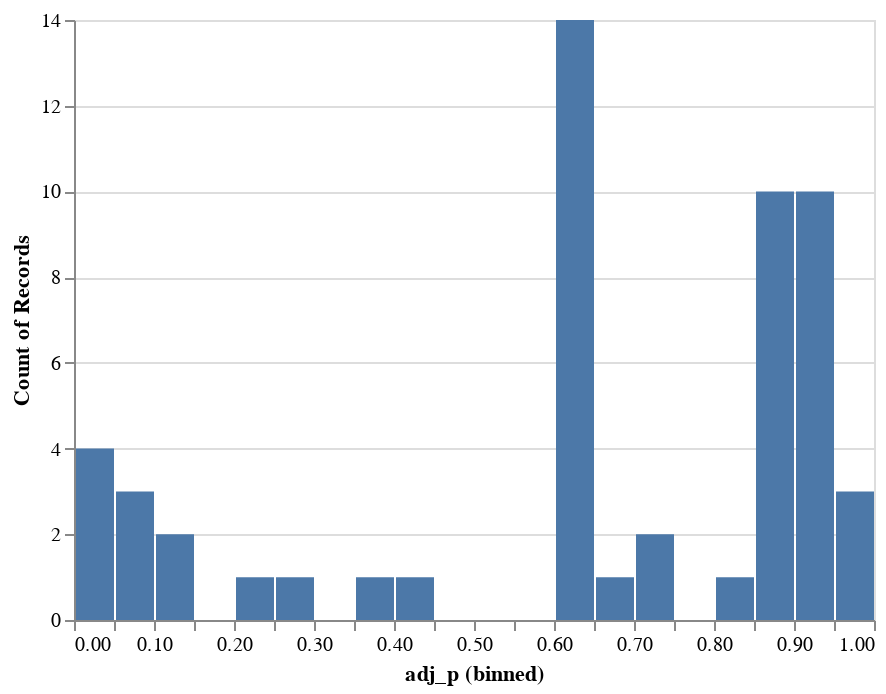

Notebook code cell kept with this figure:
### Code cell
alt.Chart(all_results).mark_bar().encode(
    x=alt.X(
        "adj_p",
        bin=alt.Bin(step=0.05)
    ),
    y=alt.Y(
        "count()"
    )
)

### Figure 1 — Vega-Lite specification as saved in the notebook (floating-point values rounded to 4 significant figures)
{"config": {"view": {"continuousWidth": 400, "continuousHeight": 300}}, "data": {"name": "data-20ac7ccbad196da9e139c3fb19be76b6"}, "mark": "bar", "encoding": {"x": {"type": "quantitative", "bin": {"step": 0.05}, "field": "adj_p"}, "y": {"type": "quantitative", "aggregate": "count"}}, "$schema": "https://vega.github.io/schema/vega-lite/v4.8.1.json", "datasets": {"data-20ac7ccbad196da9e139c3fb19be76b6": [{"cancer_type": "brca", "cnv_event": "8p_loss", "variable": "Age_group", "pval": 0.2459, "adj_p": 0.6132}, {"cancer_type": "brca", "cnv_event": "8p_loss", "variable": "Race", "pval": 0.6647, "adj_p": 0.8927}, {"cancer_type": "brca", "cnv_event": "8p_loss", "variable": "Stage", "pval": 0.9734, "adj_p": 0.9734}, {"cancer_type": "brca", "cnv_event": "8p_loss", "variable": "PAM50", "pval": 0.6682, "adj_p": 0.8927}, {"cancer_type": "brca", "cnv_event": "8p_loss", "variable": "NMF.v2.1", "pval": 0.9377, "adj_p": 0.9554}, {"cancer_type": "brca", "cnv_event": "8q_gain", "variable": "Age_group", "pval": 0.838, "adj_p": 0.9235}, {"cancer_type": "brca", "cnv_event": "8q_gain", "variable": "Race", "pval": 0.2232, "adj_p": 0.6132}, {"cancer_type": "brca", "cnv_event": "8q_gain", "variable": "Stage", "pval": 0.6746, "adj_p": 0.8927}, {"cancer_type": "brca", "cnv_event": "8q_gain", "variable": "PAM50", "pval": 0.001121, "adj_p": 0.02017}, {"cancer_type": "brca", "cnv_event": "8q_gain", "variable": "NMF.v2.1", "pval": 0.000461, "adj_p": 0.02017}, {"cancer_type": "colon", "cnv_event": "8p_loss", "variable": "Age_group", "pval": 0.04483, "adj_p": 0.2421}, {"cancer_type": "colon", "cnv_event": "8p_loss", "variable": "Gender", "pval": 0.299, "adj_p": 0.621}, {"cancer_type": "colon", "cnv_event": "8p_loss", "variable": "Stage", "pval": 0.2492, "adj_p": 0.6132}, {"cancer_type": "colon", "cnv_event": "8p_loss", "variable": "Mucinous", "pval": 0.2308, "adj_p": 0.6132}, {"cancer_type": "colon", "cnv_event": "8q_gain", "variable": "Age_group", "pval": 0.8153, "adj_p": 0.9172}, {"cancer_type": "colon", "cnv_event": "8q_gain", "variable": "Gender", "pval": 0.7654, "adj_p": 0.9172}, {"cancer_type": "colon", "cnv_event": "8q_gain", "variable": "Stage", "pval": 0.6778, "adj_p": 0.8927}, {"cancer_type": "colon", "cnv_event": "8q_gain", "variable": "Mucinous", "pval": 0.6269, "adj_p": 0.8927}, {"cancer_type": "hnscc", "cnv_event": "8p_loss", "variable": "Age_group", "pval": 0.6111, "adj_p": 0.8927}, {"cancer_type": "hnscc", "cnv_event": "8p_loss", "variable": "alcohol_consum", "pval": 0.565, "adj_p": 0.8927}, {"cancer_type": "hnscc", "cnv_event": "8p_loss", "variable": "histologic_grade", "pval": 0.32, "adj_p": 0.64}, {"cancer_type": "hnscc", "cnv_event": "8p_loss", "variable": "patho_staging_curated", "pval": 0.05335, "adj_p": 0.2619}, {"cancer_type": "hnscc", "cnv_event": "8p_loss", "variable": "smoking_history", "pval": 0.2944, "adj_p": 0.621}, {"cancer_type": "hnscc", "cnv_event": "8p_loss", "variable": "tumor_site_curated", "pval": 0.5637, "adj_p": 0.8927}, {"cancer_type": "hnscc", "cnv_event": "8q_gain", "variable": "Age_group", "pval": 0.1048, "adj_p": 0.4355}, {"cancer_type": "hnscc", "cnv_event": "8q_gain", "variable": "alcohol_consum", "pval": 0.2665, "adj_p": 0.6132}, {"cancer_type": "hnscc", "cnv_event": "8q_gain", "variable": "histologic_grade", "pval": 0.9309, "adj_p": 0.9554}, {"cancer_type": "hnscc", "cnv_event": "8q_gain", "variable": "patho_staging_curated", "pval": 0.2725, "adj_p": 0.6132}, {"cancer_type": "hnscc", "cnv_event": "8q_gain", "variable": "smoking_history", "pval": 0.07889, "adj_p": 0.355}, {"cancer_type": "hnscc", "cnv_event": "8q_gain", "variable": "tumor_site_curated", "pval": 0.7394, "adj_p": 0.9172}, {"cancer_type": "lscc", "cnv_event": "8p_loss", "variable": "Age_group", "pval": 0.563, "adj_p": 0.8927}, {"cancer_type": "lscc", "cnv_event": "8p_loss", "variable": "Gender", "pval": 0.8938, "adj_p": 0.9463}, {"cancer_type": "lscc", "cnv_event": "8p_loss", "variable": "Stage", "pval": 0.1949, "adj_p": 0.6132}, {"cancer_type": "lscc", "cnv_event": "8p_loss", "variable": "Country.of.Origin", "pval": 0.3959, "adj_p": 0.7151}, {"cancer_type": "lscc", "cnv_event": "8p_loss", "variable": "Pack.Years.Smoked", "pval": 0.8081, "adj_p": 0.9172}, {"cancer_type": "lscc", "cnv_event": "8q_gain", "variable": "Age_group", "pval": 0.02388, "adj_p": 0.1433}, {"cancer_type": "lscc", "cnv_event": "8q_gain", "variable": "Gender", "pval": 0.4632, "adj_p": 0.8069}, {"cancer_type": "lscc", "cnv_event": "8q_gain", "variable": "Stage", "pval": 0.3973, "adj_p": 0.7151}, {"cancer_type": "lscc", "cnv_event": "8q_gain", "variable": "Country.of.Origin", "pval": 0.006063, "adj_p": 0.05457}, {"cancer_type": "lscc", "cnv_event": "8q_gain", "variable": "Pack.Years.Smoked", "pval": 0.2196, "adj_p": 0.6132}, {"cancer_type": "luad", "cnv_event": "8p_loss", "variable": "Age_group", "pval": 0.2661, "adj_p": 0.6132}, {"cancer_type": "luad", "cnv_event": "8p_loss", "variable": "Gender", "pval": 0.005557, "adj_p": 0.05457}, {"cancer_type": "luad", "cnv_event": "8p_loss", "variable": "BMI_range", "pval": 0.01837, "adj_p": 0.124}, {"cancer_type": "luad", "cnv_event": "8p_loss", "variable": "Stage", "pval": 0.7899, "adj_p": 0.9172}, {"cancer_type": "luad", "cnv_event": "8p_loss", "variable": "Region.of.Origin", "pval": 0.2506, "adj_p": 0.6132}, {"cancer_type": "luad", "cnv_event": "8p_loss", "variable": "Pack.Years.Smoked", "pval": 0.8105, "adj_p": 0.9172}, {"cancer_type": "luad", "cnv_event": "8q_gain", "variable": "Age_group", "pval": 0.007725, "adj_p": 0.05959}, {"cancer_type": "luad", "cnv_event": "8q_gain", "variable": "Gender", "pval": 0.6419, "adj_p": 0.8927}, {"cancer_type": "luad", "cnv_event": "8q_gain", "variable": "BMI_range", "pval": 0.003183, "adj_p": 0.04297}, {"cancer_type": "luad", "cnv_event": "8q_gain", "variable": "Stage", "pval": 0.8685, "adj_p": 0.938}, {"cancer_type": "luad", "cnv_event": "8q_gain", "variable": "Region.of.Origin", "pval": 0.000801, "adj_p": 0.02017}, {"cancer_type": "luad", "cnv_event": "8q_gain", "variable": "Pack.Years.Smoked", "pval": 0.3623, "adj_p": 0.6987}, {"cancer_type": "ovarian", "cnv_event": "8p_loss", "variable": "Age_group", "pval": 0.7628, "adj_p": 0.9172}, {"cancer_type": "ovarian", "cnv_event": "8q_gain", "variable": "Age_group", "pval": 0.2188, "adj_p": 0.6132}]}}
